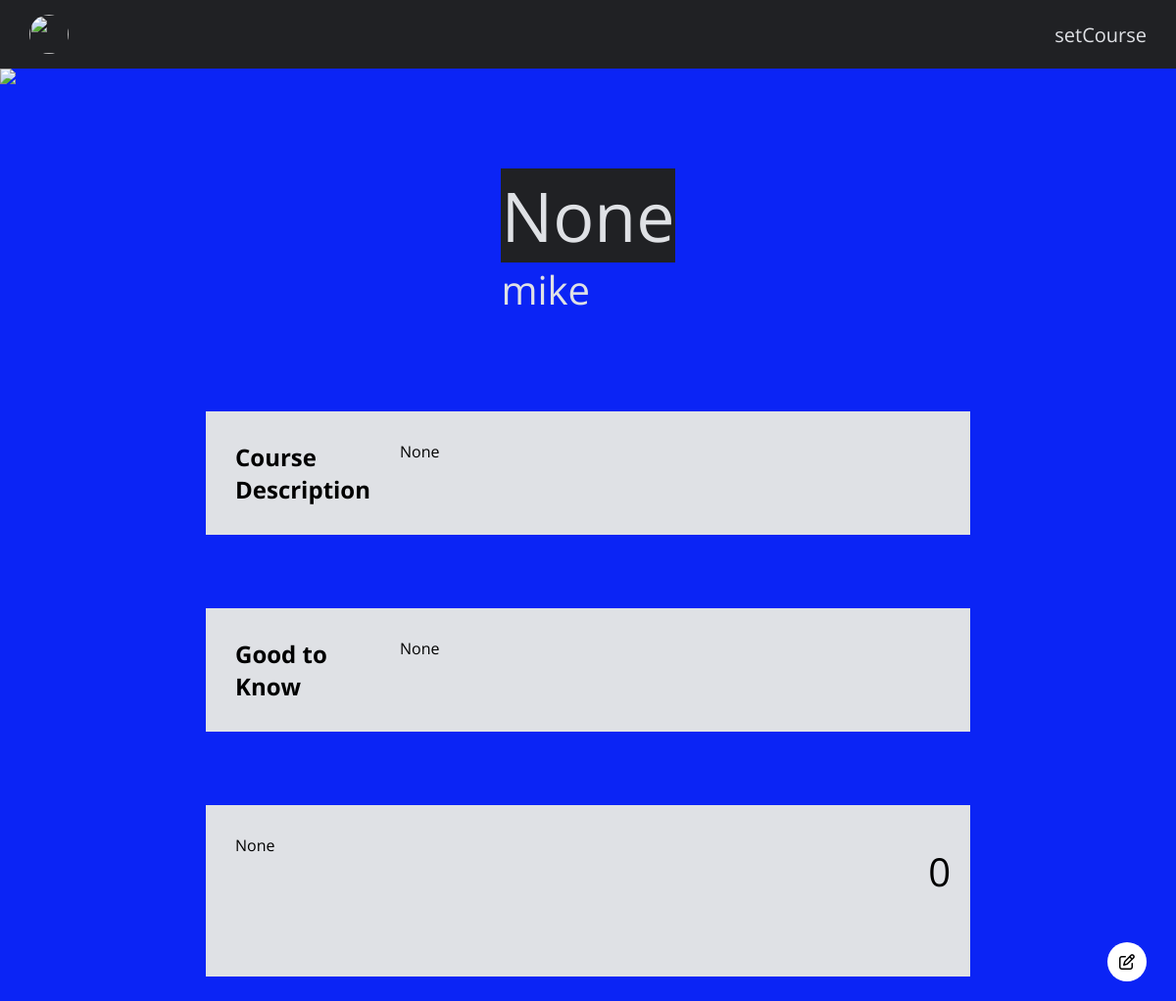
/course/5, run on an earlier commit of the app's database.
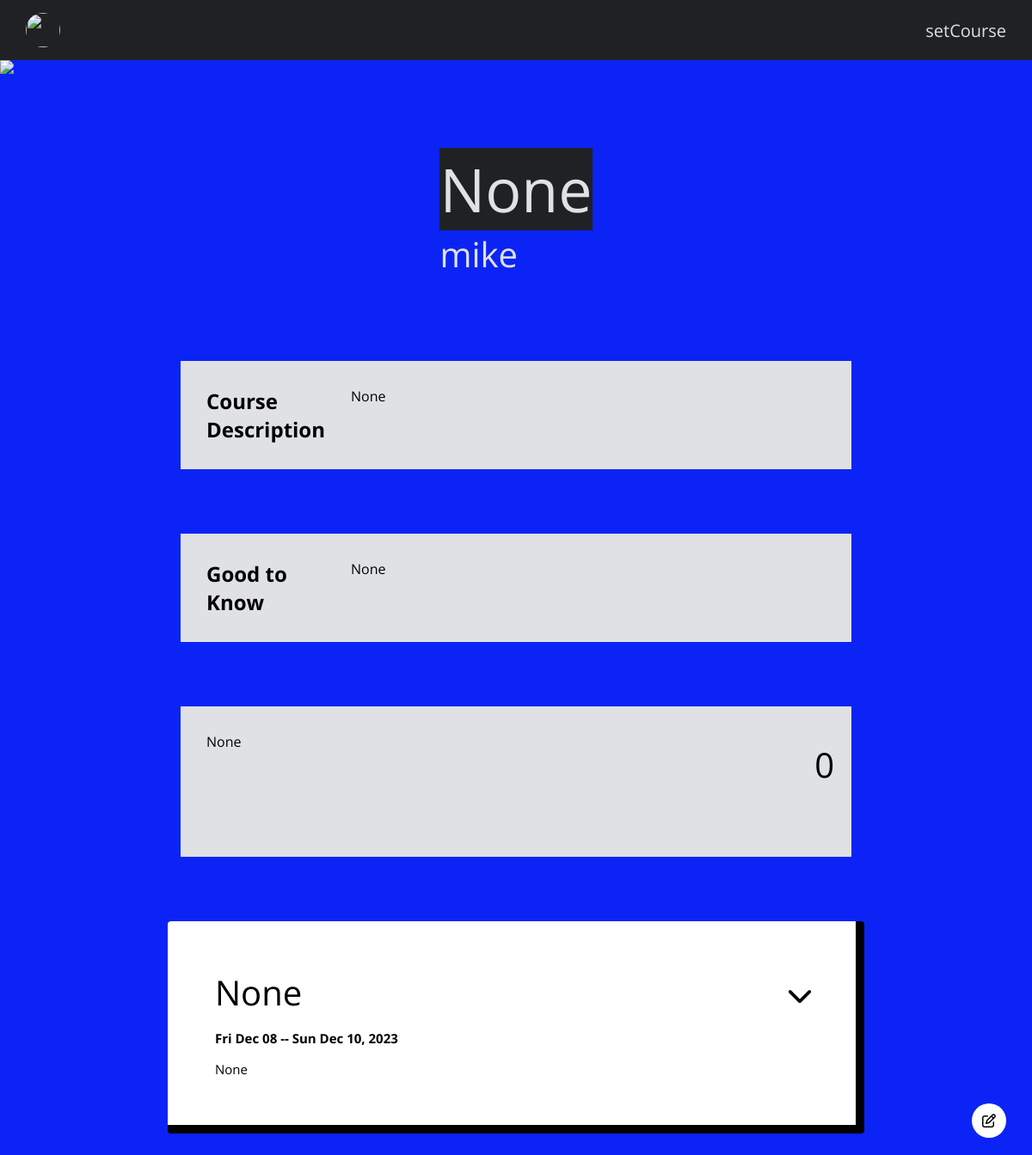
And on a later commit of the database.
### setcourse/models.py (models this page shows, shortened)
class Module(models.Model):
   course = models.ForeignKey(Course, on_delete=models.CASCADE, related_name="module")
   title = models.CharField(max_length=264, default=None, null=True)
   description = models.CharField(max_length=1024, default=None, null=True)
   location = models.CharField(max_length=1024, default=None, null=True)
   start_date = models.DateField(default=None, null=True)
   end_date = models.DateField(default=None, null=True)
   notes = models.CharField(max_length=1024, default=None, null=True)

### setcourse/views.py (the view)
# urls.py: path("course/<int:course_id>", views.course, name="course"),
def course(request, course_id):
    course = Course.objects.get(id=course_id)
    modules = Module.objects.filter(course=course)
    workshops = Workshop.objects.filter(module__in=modules)
    return render(request, "setcourse/course.html", {
        "course": course,
        "modules": modules,
        "workshops": workshops
    })

### setcourse/templates/setcourse/course.html (shortened to what this page needs)
{% extends "setcourse/layout.html" %}
{% block body %}
    <div class="banner">
        <div id="title">{{ course.title }}
            <div id="host">{{ course.host.username }}</div>
        </div>
    </div>
    <div class="banner">
        <div class="details_banner">
            <h2>Course Description</h2>
            <div id="description", class="course_details">{{ course.description }}</div>
        </div>
        <div class="details_banner">
            <h2>Good to Know</h2>
            <div id="practical", class="course_details">{{ course.practical }}</div>
        </div>
        <div class="details_banner">
            <div id="price_details", class="course_details">{{ course.price_details }}</div>
            <div id="course_price">{{ course.price }}</div>
        </div>
    </div>
    <div class="banner">
        {% for module in modules %}
        <div class="module_banner">
            <div class="main_details">
                <div>
                    <div class="module_title">{{ module.title }}</div>
                    <strong class="module_location">{{ module.start_date|date:'D M d' }} -- {{ module.end_date|date:'D M d, Y' }}</strong>
                    <div class="module_location">{{ module.location }}</div>
                </div>
                <div class="chevron">
                    <i onclick="show_details(`{{module.id}}`)" id="chevron_{{ module.id }}" class="fa-solid fa-chevron-down"></i>
                </div>
            </div>
    </div>
    {% endfor %}
    </div>
<a id="edit_button", href="{% url 'draft' course.id %}"><i class="fa-regular fa-pen-to-square"></i></a>
{% endblock %}

What changed in the data, as far as the page shows it:
added Module: title "None", start_date "Fri Dec 08", end_date "Sun Dec 10, 2023", location "None"
